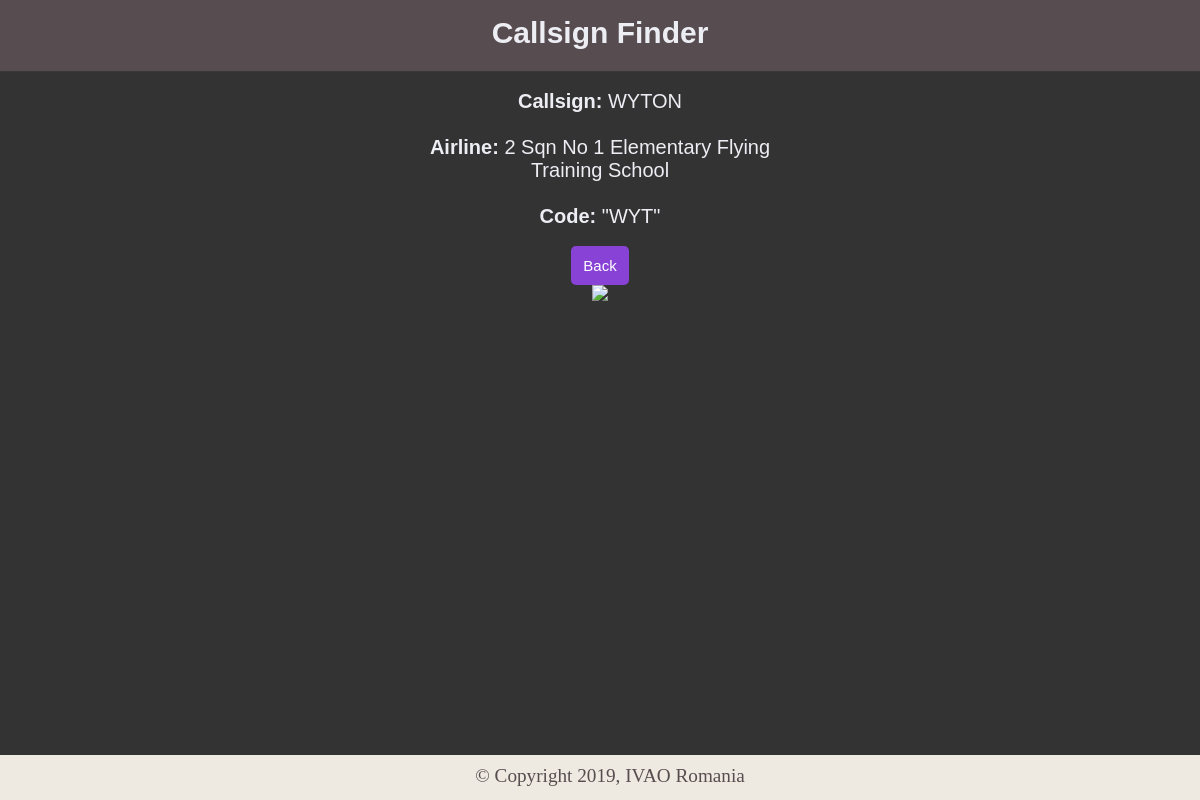
Page /search.php?code=WYT on the committed database.
### tables this page shows
CREATE TABLE IF NOT EXISTS airlines(
id INT NULL PRIMARY KEY,
iata VARCHAR(5) NULL,
icao VARCHAR(3) NULL,
airline VARCHAR(81) NULL,
callsign VARCHAR(23) NULL,
country VARCHAR(37) NULL
);

### search.php (the view, shortened to what this page needs)
<!DOCTYPE HTML>
<html lang="en">
	<head>
		<link href="./mainStyle.css" rel="stylesheet" type="text/css">
	</head>
	<body>
		<nav class="top_menu">
			<div class="textlogo">
				<h1><a href="index.php">Callsign Finder</a></h1>
			</div>
		</nav>
		<?php
		require_once 'connection.php';
		$found = 0;
		if (isset($_GET['code'])) {
			$code = $dbc -> escape_string($_GET['code']);
			if($code != '') {
				$query = $dbc -> query("
					SELECT callsign, airline FROM airlines
					WHERE icao like UPPER('{$code}')
				");
				if ($query->num_rows) {
					$r = $query->fetch_object();
					$found = 1;
				}
			}
		}
		if($found) { ?>
			<center>
				<div class="resdiv">
					<p class="result">
						<b>Callsign:</b> <?php echo $r->callsign?><br><br>
						<b>Airline:</b> <?php echo $r->airline?> <br><br>
						<b>Code:</b> "<?php echo strtoupper($code) ?>"
					</p>
				</div>
			</center>
		<?php
		}
		?>
		<br>
		<a href="index.php" ><button class="sub_button">Back</button></a>
		<br>
		<a href="https://ro.ivao.aero/" target="_blank"><img class="logo" src="https://ivao.aero/images/svg_logos/ro.svg"/></a>
		<footer>
			<big class="padded">
				&copy; Copyright <script>document.write(new Date().getFullYear())</script>,
				<a href="https://ro.ivao.aero" target="_blank"> IVAO Romania</a>
			</big>
		</footer>
	</body>
</html>

### mainStyle.css (style rules this page uses)
* { margin: 0; padding: 0; text-decoration: none; }
.logo { height: 300px; }
.sub_button { background-color: #8842d5; border: none; color: white; padding: 11px 12px; text-decoration: none; cursor: pointer; border-radius: 5px; font-size: 15px; }
.padded { padding: 10px; }
.resdiv { width: 400px; padding-top: 20px; text-align: center; }
.result { font-family: Arial; font-size: 20px; color: #ededf4; }
body { background-color: #333; text-align: center; }
footer { vertical-align: middle; line-height: normal; }
footer big { position: fixed; width: 100%; height: 25px; background-color: #efeae1; left: 0; bottom: 0; color: #574c4f; margin: auto; }
footer a { color: #574c4f; }
.top_menu { width: 100%; height: 70px; background-color: #574c4f; box-shadow: 0px 1px 1px #574c4f; text-align: center; }
nav a { color: #ededf4; font-family: Helvetica; font-size: 30px; padding-top: 15px; }
nav h1 { padding-top: 16px; }
.textlogo { width: 250px; height: 70px; margin: auto; vertical-align: middle; }

### rows in the picture
airlines: callsign "WYTON", airline "2 Sqn No 1 Elementary Flying Training School"

### other values in the picture
$code "WYT"
